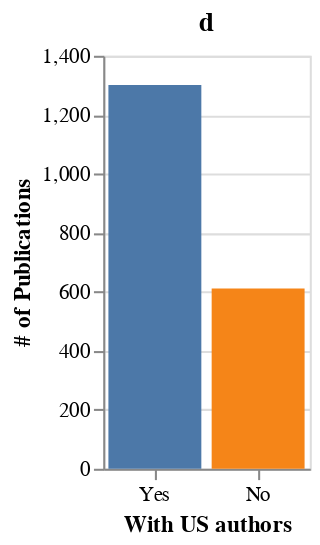

Source (notebook cell):
### Code cell
source = with_us_prop
with_us_chart = alt.Chart(source).mark_bar().encode(
    x = alt.X(
        'with_us_authors',
        title = 'With US authors',
        sort = '-y',
        axis = alt.Axis(labelAngle = 0)
    ),
    y = alt.Y(
        'freq',
        title = '# of Publications'
    ),
    color = alt.Color(
        'with_us_authors',
        legend = None,
        scale = alt.Scale(
            domain = ['Yes', 'No'],
        )
    )
).properties(
    title = 'd',
    height=200,
    width=100
)

with_us_chart

### Figure 1 — Vega-Lite specification as saved in the notebook (floating-point values rounded to 4 significant figures)
{"config": {"view": {"continuousWidth": 400, "continuousHeight": 300}}, "data": {"name": "data-e907f4528d1f6fede5eb11f60b3902a1"}, "mark": "bar", "encoding": {"color": {"field": "with_us_authors", "legend": null, "scale": {"domain": ["Yes", "No"]}, "type": "nominal"}, "x": {"axis": {"labelAngle": 0}, "field": "with_us_authors", "sort": "-y", "title": "With US authors", "type": "nominal"}, "y": {"field": "freq", "title": "# of Publications", "type": "quantitative"}}, "height": 200, "title": "d", "width": 100, "$schema": "https://vega.github.io/schema/vega-lite/v4.17.0.json", "datasets": {"data-e907f4528d1f6fede5eb11f60b3902a1": [{"with_us_authors": "Yes", "freq": 1301, "prop": 0.68}, {"with_us_authors": "No", "freq": 611, "prop": 0.32}]}}
